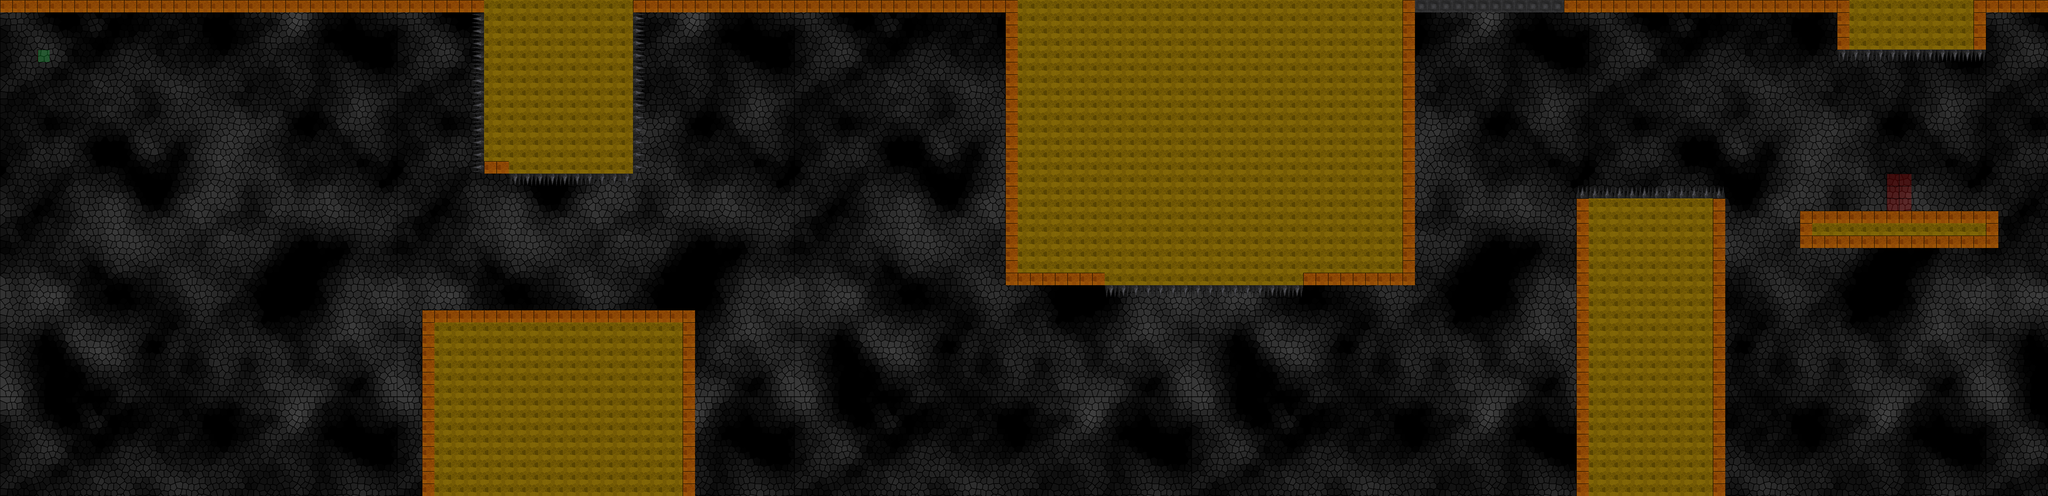

Below is a game level as drawn by its tile map, then a one-line description and the .tmx that defines it (tile-layer data replaced by summaries):
An orthogonal 165x40 tile map with 32x32 px tiles, 7 tile layers (Background, Meta, Collision, Spike, ...), 5 tilesets.

<map version="1.0" orientation="orthogonal" renderorder="right-down" width="165" height="40" tilewidth="32" tileheight="32" nextobjectid="1">
 <tileset firstgid="1" name="Earthblock64x64" tilewidth="32" tileheight="32" spacing="48">
  <image source="Materials/Earthblock64x64.png" width="64" height="64" />
 </tileset>
 <tileset firstgid="2" name="spike" tilewidth="32" tileheight="32" spacing="48">
  <image source="Materials/spike.png" width="32" height="32" />
 </tileset>
 <tileset firstgid="3" name="Metal" tilewidth="32" tileheight="32" spacing="48">
  <image source="Materials/steel.png" width="32" height="32" />
 </tileset>
 <tileset firstgid="4" name="bg9" tilewidth="32" tileheight="32">
  <image source="Materials/bg9.png" width="1024" height="1024" />
 </tileset>
 <tileset firstgid="1028" name="meta_tiles" tilewidth="32" tileheight="32">
  <image source="Materials/meta_tiles.png" width="67" height="34" />
 </tileset>
 <layer name="Background" width="165" height="40">
  <data>[6600 cells, 6600 non-empty, 1024 distinct tile ids]</data>
 </layer>
 <layer name="Meta" width="165" height="40">
  <data>[6600 cells, 1737 non-empty, 1 distinct tile ids]</data>
 </layer>
 <layer name="Collision" width="165" height="40">
  <data>[6600 cells, 299 non-empty, 1 distinct tile ids]</data>
 </layer>
 <layer name="Spike" width="165" height="40">
  <data>[6600 cells, 76 non-empty, 1 distinct tile ids]</data>
 </layer>
 <layer name="Metal" width="165" height="40">
  <data>[6600 cells, 12 non-empty, 1 distinct tile ids]</data>
 </layer>
 <layer name="Goal" width="165" height="40">
  <data>[6600 cells, 6 non-empty, 1 distinct tile ids]</data>
 </layer>
 <layer name="Spawn" width="165" height="40">
  <data>[6600 cells, 1 non-empty, 1 distinct tile ids]</data>
 </layer>
</map>
